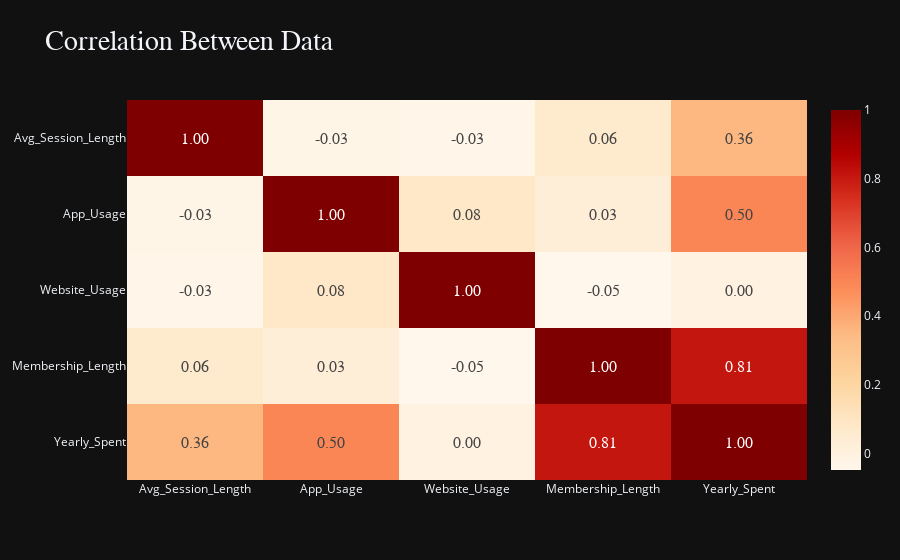

The cell this chart's notebook holds for it:
### Markdown cell above
### __Correlation Heatmap & Charts__

### Code cell
corr = df.corr(numeric_only=True)

fig = px.imshow(
    corr,
    template='plotly_dark',
    text_auto='0.2f',
    aspect=1,
    color_continuous_scale='orrd',
    title= 'Correlation Between Data'
)

fig.update_traces(
    textfont = {
        'size' : 16,
        'family' : 'consolas'
    }
)

fig.update_layout(
    title = {
        'font' : {
            'size' : 28,
            'family' : '<b>poppins'
        }
    }
)
iplot(fig)

### Figure 1 — Plotly figure (JSON) as saved in the notebook; plotly's stock layout.template omitted (floating-point values rounded to 4 significant figures)
{"data": [{"coloraxis": "coloraxis", "hovertemplate": "x: %{x}<br>y: %{y}<br>color: %{z}<extra></extra>", "name": "0", "textfont": {"family": "consolas", "size": 16}, "texttemplate": "%{z:0.2f}", "type": "heatmap", "x": ["Avg_Session_Length", "App_Usage", "Website_Usage", "Membership_Length", "Yearly_Spent"], "xaxis": "x", "y": ["Avg_Session_Length", "App_Usage", "Website_Usage", "Membership_Length", "Yearly_Spent"], "yaxis": "y", "z": [[1, -0.02783, -0.03499, 0.06025, 0.3551], [-0.02783, 1, 0.08239, 0.02914, 0.4993], [-0.03499, 0.08239, 1, -0.04758, -0.002641], [0.06025, 0.02914, -0.04758, 1, 0.8091], [0.3551, 0.4993, -0.002641, 0.8091, 1]]}], "layout": {"coloraxis": {"colorscale": [[0, "rgb(255,247,236)"], [0.125, "rgb(254,232,200)"], [0.25, "rgb(253,212,158)"], [0.375, "rgb(253,187,132)"], [0.5, "rgb(252,141,89)"], [0.625, "rgb(239,101,72)"], [0.75, "rgb(215,48,31)"], [0.875, "rgb(179,0,0)"], [1, "rgb(127,0,0)"]]}, "title": {"font": {"family": "<b>poppins", "size": 28}, "text": "Correlation Between Data"}, "xaxis": {"anchor": "y", "domain": [0, 1]}, "yaxis": {"anchor": "x", "autorange": "reversed", "domain": [0, 1]}}}
